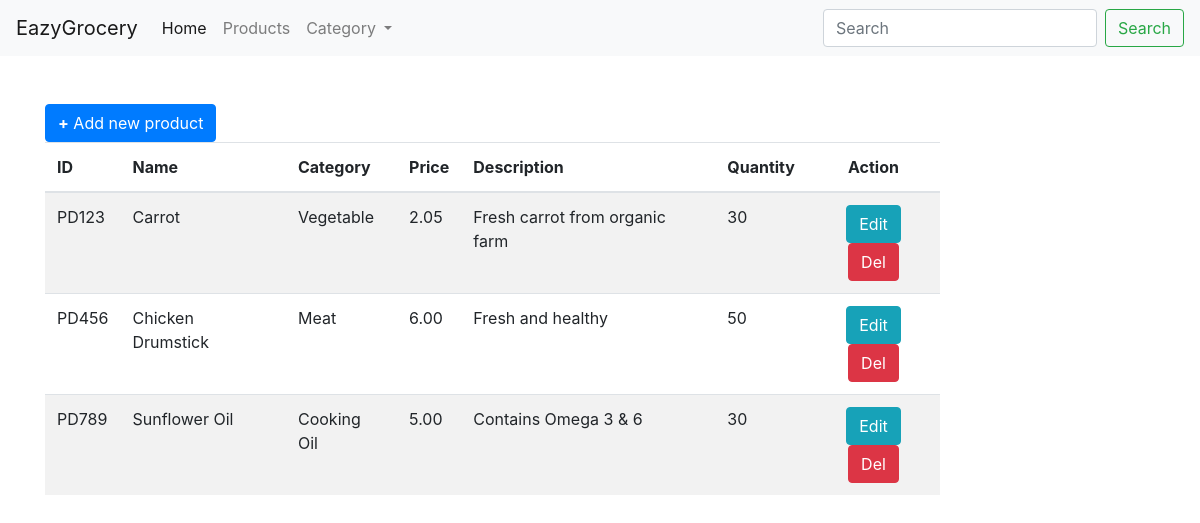
Page /viewProduct.php on the committed database.
### tables this page shows
CREATE TABLE `product` (
  `product_id` varchar(50) NOT NULL,
  `product_name` varchar(50) NOT NULL,
  `category` varchar(50) NOT NULL,
  `product_price` double(10,2) NOT NULL,
  `product_description` varchar(50) NOT NULL,
  `product_quantity` int(50) NOT NULL,
  `image` varchar(255) NOT NULL
);

CREATE TABLE `category` (
  `category_id` varchar(50) NOT NULL,
  `category_name` varchar(50) NOT NULL
);

### viewProduct.php (the view, shortened to what this page needs)
<?php
include 'config.php';
$keyword="";
$sql="select product.product_id,product.product_name,category.category_name as category,product.product_price,product.product_description,product.product_quantity from product left join category on product.category=category.category_id".$keyword;
$result=$conn->query($sql);
include 'header.php';
?>
<div class="container">
    <br><br>
    <div class="row col-md-10 col-md-offset-2 custyle">
    <table class="table table-striped custab">
    <thead>
    <a href="addProduct.php" class="btn btn-primary btn-xs pull-right"><b>+</b> Add new product</a>
        <tr>
            <th>ID</th>
            <th>Name</th>
            <th>Category</th>
            <th>Price</th>
            <th>Description</th>
            <th>Quantity</th>
            <th class="text-center">Action</th>
        </tr>
    </thead>
    <?php
        if($result->num_rows>0){
            while($row=$result->fetch_assoc()){
                $product_id=$row['product_id'];
                $product_name=$row['product_name'];
                $category=$row['category'];
                $product_price=$row['product_price'];
                $product_description=$row['product_description'];
                $product_quantity=$row['product_quantity'];
    ?>
            <tr>
                <td><?php echo $product_id; ?></td>
                <td><?php echo $product_name; ?></td>
                <td><?php echo $category; ?></td>
                <td><?php echo $product_price; ?></td>
                <td><?php echo $product_description; ?></td>
                <td><?php echo $product_quantity; ?></td>
                <td class="text-center"><a class='btn btn-info btn-xs' href="editProduct.php?id=<?php echo $product_id; ?>"> Edit</a> <a href="viewProduct.php?id=<?php echo $product_id; ?>" onclick="return confirm('Are you confirm delete?')" class="btn btn-danger btn-xs"><span class="glyphicon glyphicon-remove"></span> Del</a></td>
            </tr>
    <?php
            }
        }
    ?>
    </table>
    </div>
</div>
  </body>
</html>

### header.php (shortened to what this page needs)
<!doctype html>
<html lang="en">
  <head>
    <link rel="stylesheet" href="https://cdn.jsdelivr.net/npm/bootstrap@4.6.0/dist/css/bootstrap.min.css">
  </head>
  <body>
  <nav class="navbar navbar-expand-lg navbar-light bg-light">
  <a class="navbar-brand" href="#">EazyGrocery</a>
  <div class="collapse navbar-collapse" id="navbarSupportedContent">
    <ul class="navbar-nav mr-auto">
      <li class="nav-item active">
        <a class="nav-link" href="#">Home </a>
      </li>
      <li class="nav-item">
        <a class="nav-link" href="#">Products</a>
      </li>
      <li class="nav-item dropdown">
        <a class="nav-link dropdown-toggle" href="#" id="navbarDropdown" role="button" data-toggle="dropdown" aria-haspopup="true" aria-expanded="false">
          Category
        </a>
      </li>
    </ul>
    <form class="form-inline my-2 my-lg-0" method="post" action="viewProduct.php">
      <input class="form-control mr-sm-2" name="keyword" type="search" placeholder="Search" aria-label="Search">
      <button class="btn btn-outline-success my-2 my-sm-0" type="submit">Search</button>
    </form>
  </div>
</nav>

### rows in the picture
product: product_id "PD123", product_name "Carrot", category.category_name "Vegetable", product_price "2.05", product_description "Fresh carrot from organic farm", product_quantity "30"
product: product_id "PD456", product_name "Chicken Drumstick", category.category_name "Meat", product_price "6.00", product_description "Fresh and healthy", product_quantity "50"
product: product_id "PD789", product_name "Sunflower Oil", category.category_name "Cooking Oil", product_price "5.00", product_description "Contains Omega 3 & 6", product_quantity "30"
